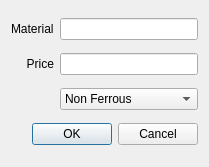
<?xml version="1.0" encoding="UTF-8"?>
<ui version="4.0">
 <class>addMaterialDialog</class>
 <widget class="QDialog" name="addMaterialDialog">
  <property name="geometry">
   <rect>
    <x>0</x>
    <y>0</y>
    <width>209</width>
    <height>167</height>
   </rect>
  </property>
  <property name="windowTitle">
   <string>Dialog</string>
  </property>
  <layout class="QGridLayout" name="gridLayout">
   <item row="0" column="0">
    <widget class="QLabel" name="label">
     <property name="text">
      <string>Material</string>
     </property>
    </widget>
   </item>
   <item row="0" column="1">
    <widget class="QLineEdit" name="materialEdit"/>
   </item>
   <item row="1" column="0">
    <widget class="QLabel" name="label_2">
     <property name="text">
      <string>Price</string>
     </property>
     <property name="alignment">
      <set>Qt::AlignRight|Qt::AlignTrailing|Qt::AlignVCenter</set>
     </property>
    </widget>
   </item>
   <item row="1" column="1">
    <widget class="QLineEdit" name="priceEdit"/>
   </item>
   <item row="2" column="1">
    <widget class="QComboBox" name="ferrousBox">
     <item>
      <property name="text">
       <string>Non Ferrous</string>
      </property>
     </item>
     <item>
      <property name="text">
       <string>Ferrous</string>
      </property>
     </item>
    </widget>
   </item>
   <item row="3" column="0" colspan="2">
    <widget class="QDialogButtonBox" name="confirmBox">
     <property name="orientation">
      <enum>Qt::Horizontal</enum>
     </property>
     <property name="standardButtons">
      <set>QDialogButtonBox::Cancel|QDialogButtonBox::Ok</set>
     </property>
    </widget>
   </item>
  </layout>
 </widget>
 <resources/>
 <connections>
  <connection>
   <sender>confirmBox</sender>
   <signal>accepted()</signal>
   <receiver>addMaterialDialog</receiver>
   <slot>accept()</slot>
   <hints>
    <hint type="sourcelabel">
     <x>248</x>
     <y>254</y>
    </hint>
    <hint type="destinationlabel">
     <x>157</x>
     <y>274</y>
    </hint>
   </hints>
  </connection>
  <connection>
   <sender>confirmBox</sender>
   <signal>rejected()</signal>
   <receiver>addMaterialDialog</receiver>
   <slot>reject()</slot>
   <hints>
    <hint type="sourcelabel">
     <x>316</x>
     <y>260</y>
    </hint>
    <hint type="destinationlabel">
     <x>286</x>
     <y>274</y>
    </hint>
   </hints>
  </connection>
 </connections>
</ui>
